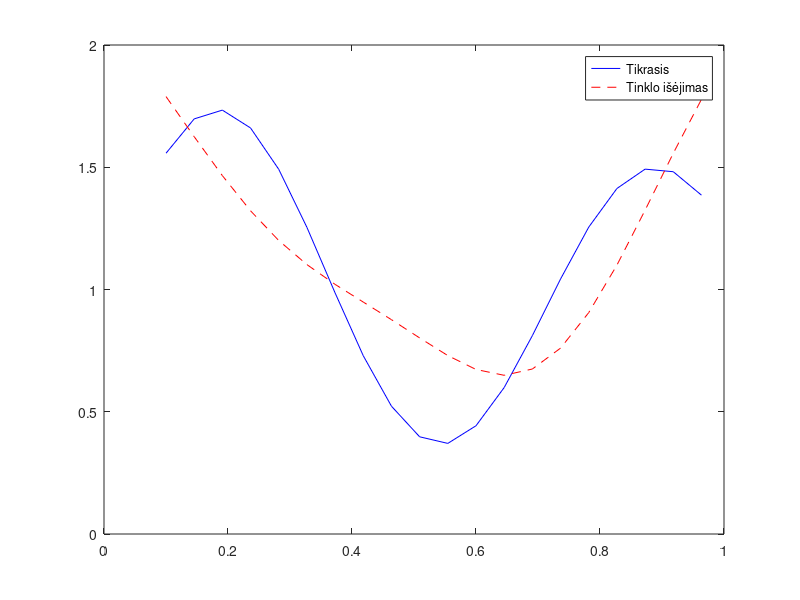

MATLAB code for this plot:
x = 0.1:1/22:1;
y = (1 + 0.6*sin(2*pi*x/0.7)) + 0.3*sin(2*pi*x)/2;
gaussian = @(x,c,r) exp(-(x-c).^2./(2*r^2));
c1 = 0.3;
c2 = 0.7;
r1 = 0.2;
r2 = 0.2;
F1 = gaussian(x, c1, r1);
F2 = gaussian(x, c2, r2);

% Inicializuokime svorius ir bias reikšmę
w1 = rand();
w2 = rand();
w0 = rand();
eta = 0.01; % mokymo žingsnio dydis
epochs = 1000; % iteracijų skaičius

for epoch = 1:epochs
    for i = 1:length(x)
        y_pred = w1*F1(i) + w2*F2(i) + w0;
        error = y(i) - y_pred;
        
        % Atnaujinkime svorius ir bias reikšmę
        w1 = w1 + eta * error * F1(i);
        w2 = w2 + eta * error * F2(i);
        w0 = w0 + eta * error;
    end
end
y_test = w1*F1 + w2*F2 + w0;
plot(x, y, 'b', x, y_test, 'r--');
legend('Tikrasis', 'Tinklo išėjimas');
